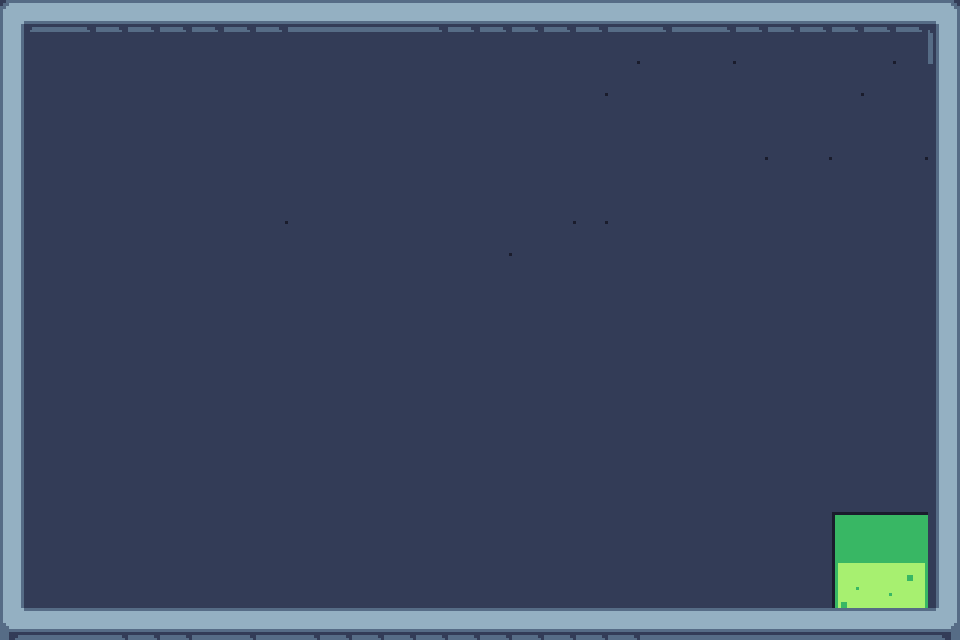

This is a level from a 2D game, rendered from its Tiled map with the project's own tilesets. A one-line summary and the complete map file follow:
An orthogonal 30x20 tile map with 32x32 px tiles, 3 tile layers (Tile Layer 1, walls, lava) and 10 objects.

<map version="1.9" tiledversion="1.9.2" orientation="orthogonal" renderorder="right-down" width="30" height="20" tilewidth="32" tileheight="32" infinite="0" nextlayerid="10" nextobjectid="26">
 <editorsettings>
  <export target="tutroom.lua" format="lua" />
 </editorsettings>
 <tileset firstgid="1" name="tilesettouse" tilewidth="32" tileheight="32" tilecount="7659" columns="111">
  <image source="tileset x3.png" width="3552" height="2208" />
 </tileset>
 <layer id="1" name="Tile Layer 1" width="30" height="20">
  <data encoding="csv">
548,548,548,549,548,438,548,548,548,548,437,438,438,438,549,548,548,548,549,660,548,548,548,548,548,548,548,549,549,548,
548,659,548,548,549,548,548,548,548,548,548,548,549,549,548,548,548,548,549,660,548,548,660,549,549,548,548,660,548,548,
659,548,548,548,548,548,548,548,548,548,659,548,548,548,548,548,549,549,660,548,548,548,548,548,548,548,660,659,548,660,
548,548,548,548,548,548,548,548,548,548,548,549,548,548,548,548,549,548,548,548,548,548,548,548,548,549,549,548,549,548,
548,548,548,548,548,548,548,548,548,548,548,548,548,548,548,548,548,548,548,659,548,548,548,660,548,660,548,548,660,548,
548,548,548,548,548,548,548,548,548,548,548,548,548,548,548,548,548,549,549,549,548,548,548,548,548,548,548,548,548,548,
548,548,548,548,548,548,548,548,660,548,548,548,548,548,548,549,548,660,660,548,548,548,548,548,548,548,548,548,548,548,
548,548,548,548,548,548,548,548,548,548,548,548,548,548,548,660,548,548,548,548,548,548,548,548,548,548,548,548,548,548,
548,548,548,548,548,548,548,548,548,548,548,548,548,548,548,548,548,548,548,548,548,548,548,548,548,548,548,548,548,548,
548,548,548,548,548,548,548,548,548,548,548,548,548,548,548,548,548,548,548,548,548,548,548,548,548,548,548,548,548,548,
548,548,548,548,548,548,548,548,548,548,548,548,548,548,548,548,548,548,548,548,548,548,548,548,548,548,548,548,548,548,
548,548,548,548,548,548,548,548,548,548,548,548,548,548,548,548,548,548,548,548,548,548,548,548,548,548,548,548,548,548,
548,548,548,548,548,548,548,548,548,548,548,548,548,548,548,548,548,548,548,548,548,548,548,548,548,548,548,548,548,548,
548,548,548,548,548,548,548,548,548,548,548,548,548,548,548,548,548,548,548,548,548,548,548,548,548,548,548,548,548,548,
548,548,548,548,548,548,548,548,548,548,548,548,548,548,548,548,548,548,548,548,548,548,548,548,548,548,548,548,548,548,
548,548,548,548,548,548,548,548,548,548,548,548,548,548,548,548,548,548,548,548,548,548,548,548,548,548,548,548,548,548,
548,548,548,548,548,548,548,548,548,548,548,548,548,548,548,548,548,548,548,548,548,548,548,548,548,548,548,548,548,548,
548,548,548,548,548,548,548,548,548,548,548,548,548,548,548,548,548,548,548,548,548,548,548,548,548,548,548,548,548,548,
548,548,548,548,548,548,548,548,548,548,548,548,548,548,548,548,548,548,548,548,548,548,548,548,548,548,548,548,548,548,
548,548,548,548,548,548,548,548,548,548,548,548,548,548,548,548,548,548,548,548,548,548,548,548,548,548,548,548,548,548
</data>
 </layer>
 <layer id="2" name="walls" width="30" height="20">
  <data encoding="csv">
337,3002,3003,3003,3003,3003,3003,3003,3003,3002,3002,3002,3002,3003,3003,3003,3003,3003,3003,3002,3003,3002,3003,3003,3003,3003,3003,3003,3003,363,
1447,0,0,0,0,0,0,0,0,0,0,0,0,0,0,0,0,0,0,0,0,0,0,0,0,0,0,0,0,474,
1558,0,0,0,0,0,0,0,0,0,0,0,0,0,0,0,0,0,0,0,0,0,0,0,0,0,0,0,0,3243,
1558,0,0,0,0,0,0,0,0,0,0,0,0,0,0,0,0,0,0,0,0,0,0,0,0,0,0,0,0,3243,
1558,0,0,0,0,0,0,0,0,0,0,0,0,0,0,0,0,0,0,0,0,0,0,0,0,0,0,0,0,3243,
1558,0,0,0,0,0,0,0,0,0,0,0,0,0,0,0,0,0,0,0,0,0,0,0,0,0,0,0,0,3243,
1558,0,0,0,0,0,0,0,0,0,0,0,0,0,0,0,0,0,0,0,0,0,0,0,0,0,0,0,0,3243,
1558,0,0,0,0,0,0,0,0,0,0,0,0,0,0,0,0,0,0,0,0,0,0,0,0,0,0,0,0,3243,
1558,0,0,0,0,0,0,0,0,0,0,0,0,0,0,0,0,0,0,0,0,0,0,0,0,0,0,0,0,3243,
1558,0,0,0,0,0,0,0,0,0,0,0,0,0,0,0,0,0,0,0,0,0,0,0,0,0,0,0,0,3243,
1558,0,0,0,0,0,0,0,0,0,0,0,0,0,0,0,0,0,0,0,0,0,0,0,0,0,0,0,0,3243,
1558,0,0,0,0,0,0,0,0,0,0,0,0,0,0,0,0,0,0,0,0,0,0,0,0,0,0,0,0,3243,
1558,0,0,0,0,0,0,0,0,0,0,0,0,0,0,0,0,0,0,0,0,0,0,0,0,0,0,0,0,3243,
1558,0,0,0,0,0,0,0,0,0,0,0,0,0,0,0,0,0,0,0,0,0,0,0,0,0,0,0,0,3243,
1558,0,0,0,0,0,0,0,0,0,0,0,0,0,0,0,0,0,0,0,0,0,0,0,0,0,0,0,0,3243,
1558,0,0,0,0,0,0,0,0,0,0,0,0,0,0,0,0,0,0,0,0,0,0,0,0,0,0,0,0,3132,
1558,0,0,0,0,0,0,0,0,0,0,0,0,0,0,0,0,0,0,0,0,0,0,0,0,0,0,0,0,3243,
2779,0,0,0,0,0,0,0,0,0,0,0,0,0,0,0,0,0,0,0,0,0,0,0,0,0,0,0,0,3243,
2890,0,0,0,0,0,0,0,0,0,0,0,0,0,0,0,0,0,0,0,0,0,0,0,0,0,0,0,0,3243,
3001,3002,3341,3342,3342,3342,3341,3342,3341,3342,3342,3342,3342,3342,3342,3342,3342,3342,3342,3342,3341,3341,3341,3341,3341,3341,3341,3341,3341,3357
</data>
 </layer>
 <layer id="7" name="lava" width="30" height="20">
  <data encoding="csv">
0,0,0,0,0,0,0,0,0,0,0,0,0,0,0,0,0,0,0,0,0,0,0,0,0,0,0,0,0,0,
0,0,0,0,0,0,0,0,0,0,0,0,0,0,0,0,0,0,0,0,0,0,0,0,0,0,0,0,0,0,
0,0,0,0,0,0,0,0,0,0,0,0,0,0,0,0,0,0,0,0,0,0,0,0,0,0,0,0,0,0,
0,0,0,0,0,0,0,0,0,0,0,0,0,0,0,0,0,0,0,0,0,0,0,0,0,0,0,0,0,0,
0,0,0,0,0,0,0,0,0,0,0,0,0,0,0,0,0,0,0,0,0,0,0,0,0,0,0,0,0,0,
0,0,0,0,0,0,0,0,0,0,0,0,0,0,0,0,0,0,0,0,0,0,0,0,0,0,0,0,0,0,
0,0,0,0,0,0,0,0,0,0,0,0,0,0,0,0,0,0,0,0,0,0,0,0,0,0,0,0,0,0,
0,0,0,0,0,0,0,0,0,0,0,0,0,0,0,0,0,0,0,0,0,0,0,0,0,0,0,0,0,0,
0,0,0,0,0,0,0,0,0,0,0,0,0,0,0,0,0,0,0,0,0,0,0,0,0,0,0,0,0,0,
0,0,0,0,0,0,0,0,0,0,0,0,0,0,0,0,0,0,0,0,0,0,0,0,0,0,0,0,0,0,
0,0,0,0,0,0,0,0,0,0,0,0,0,0,0,0,0,0,0,0,0,0,0,0,0,0,0,0,0,0,
0,0,0,0,0,0,0,0,0,0,0,0,0,0,0,0,0,0,0,0,0,0,0,0,0,0,0,0,0,0,
0,0,0,0,0,0,0,0,0,0,0,0,0,0,0,0,0,0,0,0,0,0,0,0,0,0,0,0,0,0,
0,0,0,0,0,0,0,0,0,0,0,0,0,0,0,0,0,0,0,0,0,0,0,0,0,0,0,0,0,0,
0,0,0,0,0,0,0,0,0,0,0,0,0,0,0,0,0,0,0,0,0,0,0,0,0,0,0,0,0,0,
0,0,0,0,0,0,0,0,0,0,0,0,0,0,0,0,0,0,0,0,0,0,0,0,0,0,0,0,0,0,
0,0,0,0,0,0,0,0,0,0,0,0,0,0,0,0,0,0,0,0,0,0,0,0,0,0,439,440,441,0,
0,0,0,0,0,0,0,0,0,0,0,0,0,0,0,0,0,0,0,0,0,0,0,0,0,0,550,551,552,0,
0,0,0,0,0,0,0,0,0,0,0,0,0,0,0,0,0,0,0,0,0,0,0,0,0,0,661,662,663,0,
0,0,0,0,0,0,0,0,0,0,0,0,0,0,0,0,0,0,0,0,0,0,0,0,0,0,0,0,0,0
</data>
 </layer>
 <objectgroup id="8" name="transition">
  <object id="23" x="838.667" y="512" width="88" height="90.6667" />
 </objectgroup>
 <objectgroup id="3" name="Walls">
  <object id="3" x="935" y="5" width="22" height="626" />
  <object id="10" x="-9.33333" y="-6.66667" width="29.3333" height="644" />
  <object id="13" x="-2.66667" y="0" width="968" height="21.3333" />
  <object id="14" x="5.33333" y="605.333" width="957.333" height="30.6667" />
  <object id="15" x="1040" y="669.333" />
 </objectgroup>
 <objectgroup id="4" name="text">
  <object id="17" x="150.667" y="85.3333" width="206.667" height="102.667" />
 </objectgroup>
 <objectgroup id="9" name="transtext">
  <object id="25" x="821.333" y="416" width="104" height="80" />
 </objectgroup>
 <objectgroup id="5" name="sprint">
  <object id="19" x="606.667" y="93.3333" width="234.667" height="100" />
 </objectgroup>
 <objectgroup id="6" name="settings">
  <object id="20" x="314.667" y="316" width="357.333" height="134.667" />
 </objectgroup>
</map>
